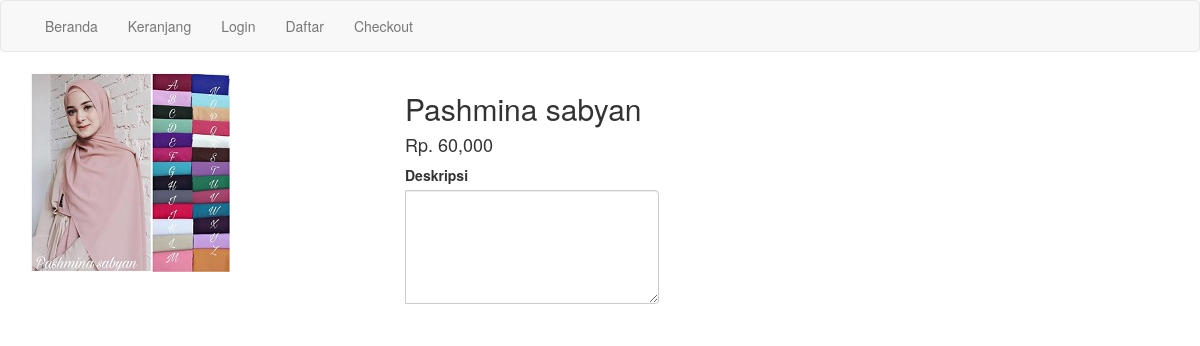
Screenshot of /detail.php?id=1 with the database file from the repository.
### tables this page shows
CREATE TABLE `produk` (
  `id_produk` int(11) NOT NULL,
  `nama_produk` varchar(100) NOT NULL,
  `harga_produk` int(11) NOT NULL,
  `foto_produk` varchar(100) NOT NULL
);

### detail.php (the view, shortened to what this page needs)
<?php include 'koneksi.php'; ?>
<?php
$id_produk = $_GET["id"];
$ambil = $koneksi->query("SELECT * FROM produk WHERE id_produk='$id_produk'");
$detail = $ambil->fetch_assoc();
 ?>
<!DOCTYPE html>
<html>
<head>
	<link rel="stylesheet" href="admin/assets/css/bootstrap.css">
</head>
<body>
<?php include 'menu.php'; ?>
<section class="konten">
	<div class="container">
		<div class="row">
			<div class="col-md-4">
				<img src="foto_produk/<?php echo $detail["foto_produk"]; ?>" alt="" class="img-responsive">
			</div>
			<div class="col-md-4"></div>
			<h2><?php echo $detail["nama_produk"] ?></h2>
			<h4>Rp. <?php echo number_format($detail["harga_produk"]); ?></h4>
			<form method="post">
				<div class="form-group">
					<div class="input-group">
						<div class="form-group">
   						 <label>Deskripsi</label>
  						  <textarea class="form-control" name="deskripsi" rows="5"></textarea>
 						 </div>
					</div>
				</div>
			</form>
		</div>
	</div>
</section>
</body>
</html>

### rows the page displays
produk: foto_produk (picture), nama_produk "Pashmina sabyan", harga_produk "60,000"
